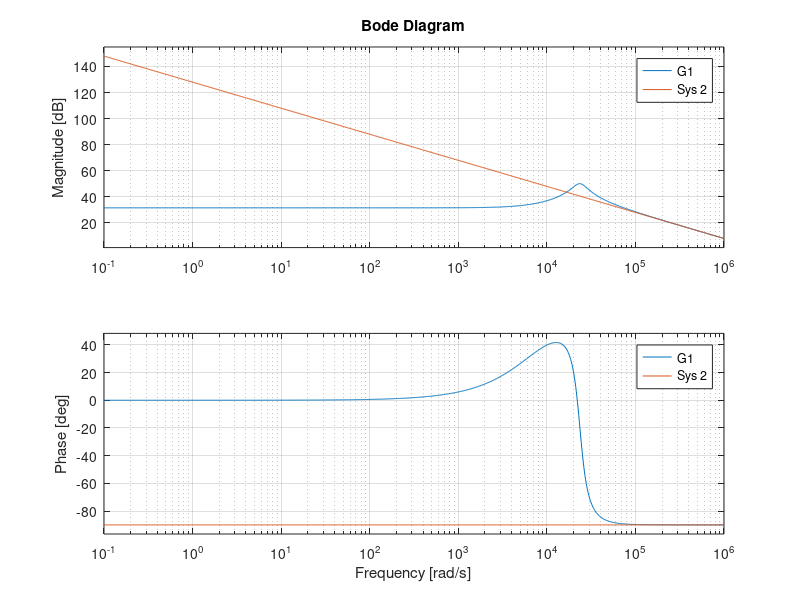
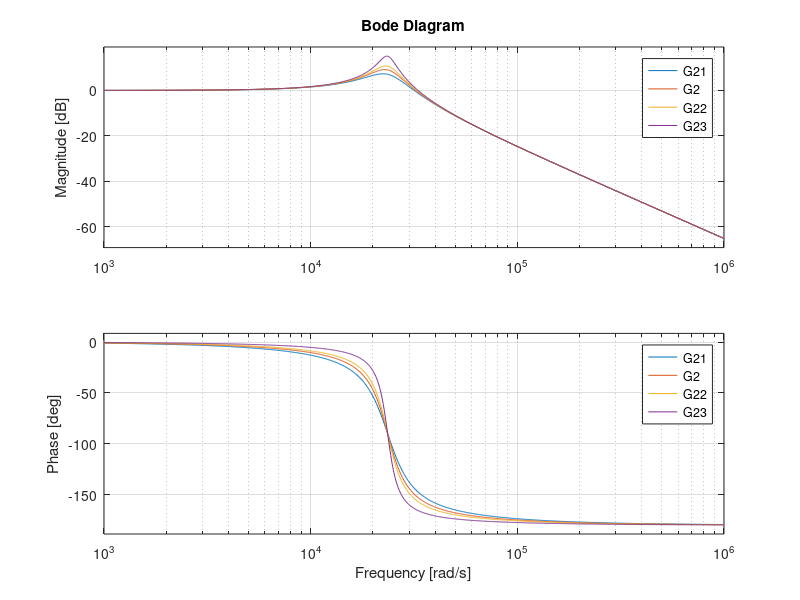
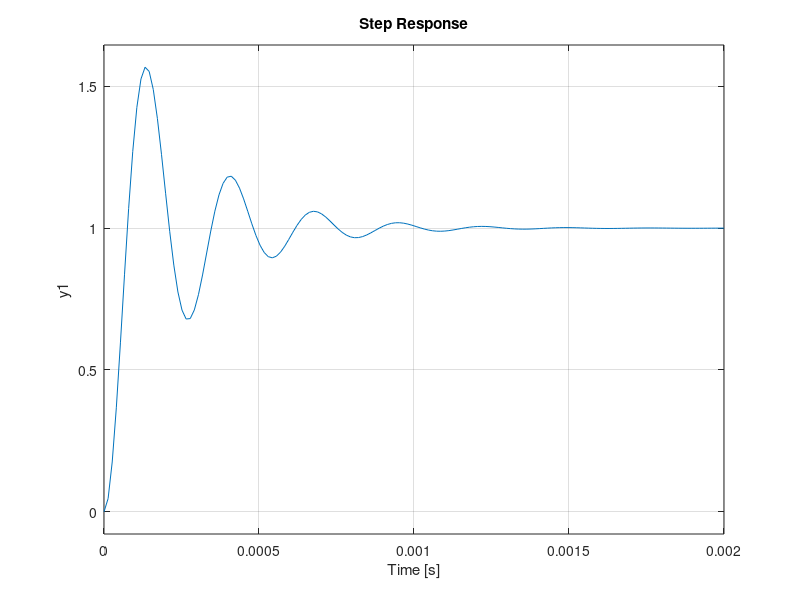
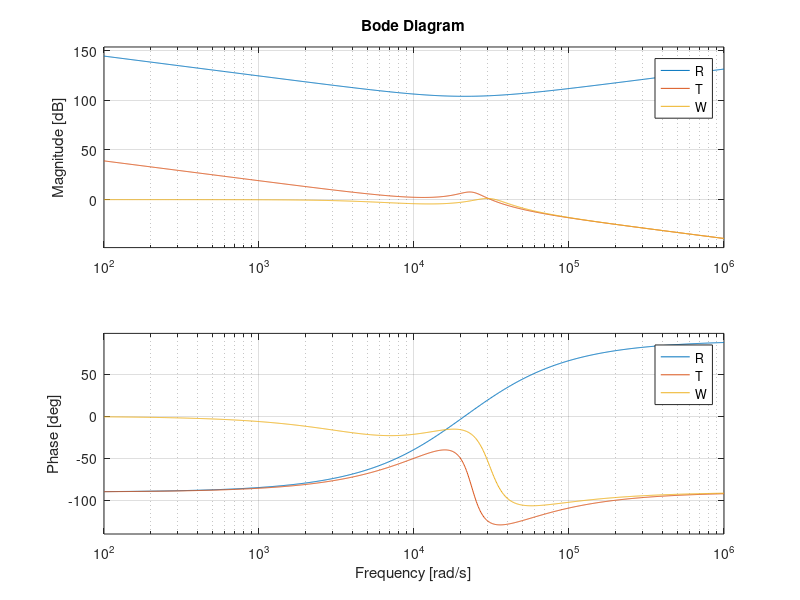

MATLAB code for these plots, in order:
%%%%%%%%%%%%%%%%%%%%%%%%%%%%%%%%%%%%%%%%%%%%%%%%%%%%%%%%%%%%%%%%%%%%%%
%
% Analisi filtro del secondo ordine per inverter con controllo a PWM
%
%%%%%%%%%%%%%%%%%%%%%%%%%%%%%%%%%%%%%%%%%%%%%%%%%%%%%%%%%%%%%%%%%%%%%%
%
clear all;
close all;
%
%% Guadagni ipotetici dei trasduttori 
%
kSv = .03/540;        % fattore di trasduzione della tensione:
%                       1V/160V
%
Rsh = 3.3/50;        % sensore di corrente (shunt): 
%                       fattore di scala della corrente 1V/11A
%
%% Parametri fisici dell'inverter
%
fsw = 50e3;         % frequenza di switching 
Vdc = 450;          % tensione dc nominale
L = 180e-6;         % induttanza di uscita
C = 10e-6;          % capacit� di uscita
Rload = 12;         % resistenza di carico
%
%% Ripple picco-picco di corrente
%
DeltaIpk = Vdc/(8*fsw*L);
%
%% Modello dinamico dell'inverter
%
s = tf('s');
D = 1 + s*(L/Rload) + L*C*s^2;
G1 = (Vdc/Rload)*(1+s*Rload*C)/D;
G2 = 1/D;
%
bode(G1,Vdc/(s*L));
%
G21 = 1/(1 + s*(L/(Rload*0.8)) + L*C*s^2);
G22 = 1/(1 + s*(L/(Rload*1.2)) + L*C*s^2);
G23 = 1/(1 + s*(L/(Rload*2)) + L*C*s^2);
%
figure;
bode(G21,G2,G22,G23);
%
figure;
step(G2);
%
%% Progetto di un regolatore PID
%
% Calcolo il guadagno dei trasduttori lungo l'anello
%
Gadc = 1/3.3;                   % guadagno equivalente dell'ADC
Gpwm = Vdc/1440;                % guadagno equivalente del modulatore
G0 = kSv*Gpwm*Gadc;             % guadagno totale incluso sensore di tensione
%
%
wcr = 2*pi*fsw/10;               % frequenza di taglio desiderata
[MG2, PhiG2] = bode(G2,wcr);     % modulo e fase di G2 alla pulsazione wcr
%
% Criterio di progetto: posiziono i due zeri del regolatore alla stessa
% pulsazione pari a beta*wr
%
beta = 0.9;
wr = 1/sqrt(L*C);
wz = beta*wr;
k0 = wcr/(G0*MG2*(1+(wcr/(beta*wr))^2)); % valore di k0 per avere wcr
%
R = (k0/s)*(1+s/wz)^2;                   % regolatore
T = R*G2*G0;                             % guadagno d'anello
W = T/(1+T);                             % FdT a catena chiusa
%
figure;
bode(R,T,W);
grid on;
%
figure;
step(W);
%
%% Coefficienti del regolatore PID (tempo continuo)
%
ki = k0;
kp = 2*ki/(beta*wr);
kd = ki/(beta*wr)^2;
%
%% Mappatura dei coefficienti per il controllore digitale
%
kpd = round(kp);
kid = round(ki/fsw);
kdd = round(kd*fsw);